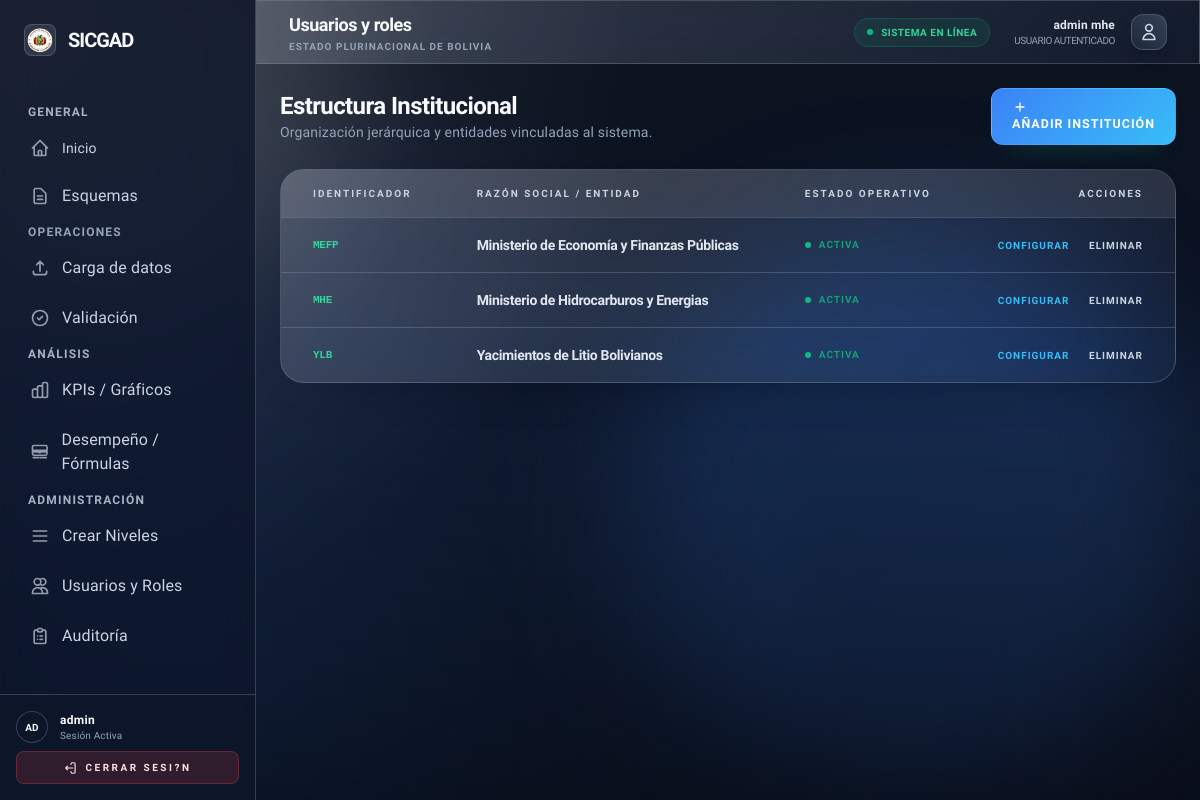
The app's page /accounts/institutions/ (signed in), older data.
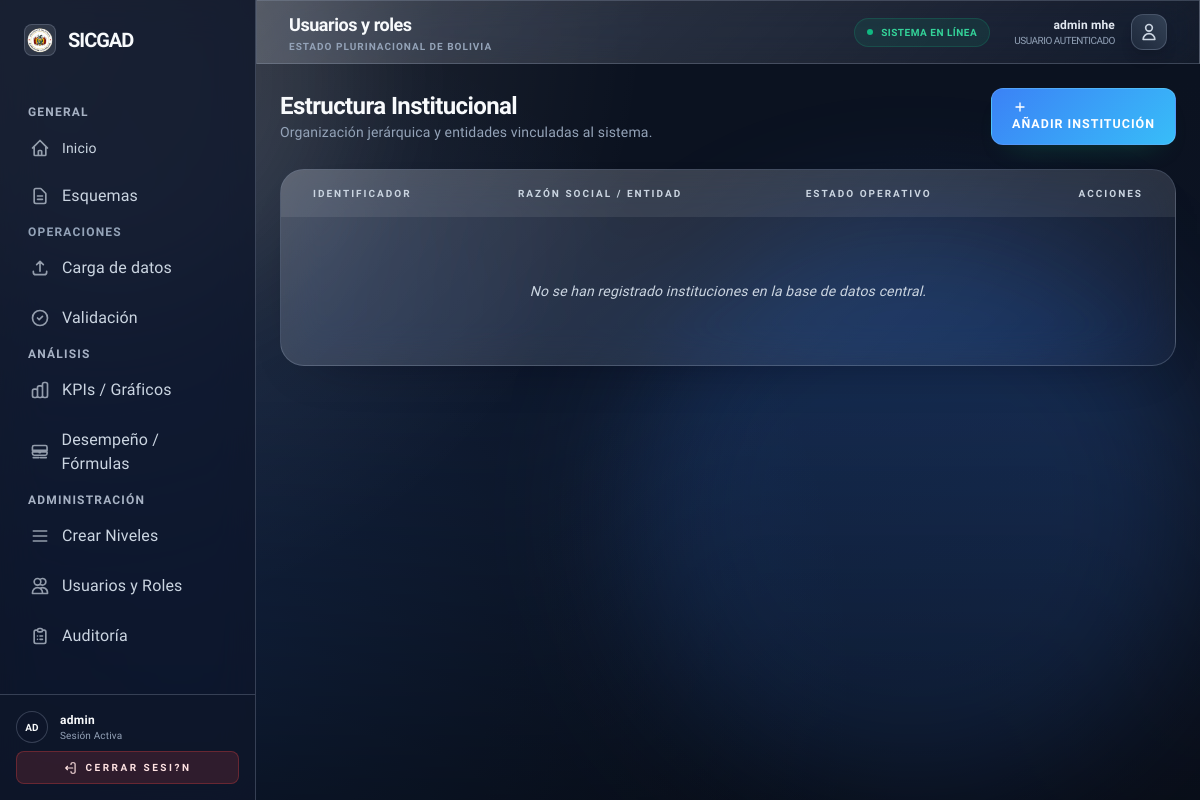
The same page, newer data.
### accounts/models.py (models this page shows, shortened)
class Institution(models.Model):
    code = models.CharField(max_length=20, unique=True)
    name = models.CharField(max_length=255)
    description = models.TextField(blank=True)
    is_active = models.BooleanField(default=True)
    created_at = models.DateTimeField(auto_now_add=True)
    updated_at = models.DateTimeField(auto_now=True)
    class Meta:
        ordering = ["code"]

### accounts/views.py (the view)
# urls.py: path("institutions/", institution_list, name="institution_list"),
@admin_required
def institution_list(request):
    institutions = Institution.objects.all().order_by("code")
    return render(
        request,
        "accounts/institution_list.html",
        {"institutions": institutions},
    )

### templates/accounts/institution_list.html (shortened to what this page needs)
{% extends "base.html" %}
{% block content %}
<div class="space-y-6 fade-in">
    <div class="flex flex-col md:flex-row md:items-center justify-between gap-4 mb-2">
        <div>
            <h2 class="text-2xl font-header font-bold text-white tracking-tight">Estructura Institucional</h2>
            <p class="text-slate-500 text-sm">Organización jerárquica y entidades vinculadas al sistema.</p>
        </div>
        <a href="{% url 'accounts:institution_create' %}" class="btn-primary glow-emerald">
            <svg class="w-4 h-4 mr-2" fill="none" stroke="currentColor" viewBox="0 0 24 24"><path stroke-linecap="round" stroke-linejoin="round" stroke-width="2" d="M12 6v6m0 0v6m0-6h6m-6 0H6"></path></svg>
            Añadir Institución
        </a>
    </div>
    <div class="glass-card rounded-3xl overflow-hidden border-white/5">
        <div class="overflow-x-auto">
            <table class="w-full text-left border-collapse">
                <thead>
                    <tr class="bg-white/[0.02] text-[10px] font-black text-slate-600 uppercase tracking-[0.2em]">
                        <th class="px-8 py-4">Identificador</th>
                        <th class="px-8 py-4">Razón Social / Entidad</th>
                        <th class="px-8 py-4">Estado Operativo</th>
                        <th class="px-8 py-4 text-right">Acciones</th>
                    </tr>
                </thead>
                <tbody class="text-sm">
                    {% for institution in institutions %}
                    <tr class="border-t border-white/5 hover:bg-white/[0.01] transition-colors group">
                        <td class="px-8 py-4 font-mono text-emerald-400 font-bold text-[11px] tracking-tight uppercase">{{ institution.code }}</td>
                        <td class="px-8 py-4">
                            <span class="text-slate-200 font-bold tracking-tight">{{ institution.name }}</span>
                        </td>
                        <td class="px-8 py-4">
                            {% if institution.is_active %}
                                <div class="flex items-center gap-2">
                                    <div class="w-1.5 h-1.5 rounded-full bg-emerald-500 glow-emerald"></div>
                                    <span class="text-[10px] font-black text-emerald-500/80 uppercase tracking-widest">Activa</span>
                                </div>
                            {% else %}
                                <div class="flex items-center gap-2 opacity-50">
                                    <div class="w-1.5 h-1.5 rounded-full bg-slate-600"></div>
                                    <span class="text-[10px] font-black text-slate-500 uppercase tracking-widest">Inactiva</span>
                                </div>
                            {% endif %}
                        </td>
                        <td class="px-8 py-4 text-right space-x-4">
                            <a href="{% url 'accounts:institution_edit' institution.pk %}" class="text-[10px] font-black text-sky-400 hover:text-sky-300 uppercase tracking-widest transition-colors">Configurar</a>
                            <a href="{% url 'accounts:institution_delete' institution.pk %}" class="text-[10px] font-black text-slate-600 hover:text-red-500 uppercase tracking-widest transition-colors">Eliminar</a>
                        </td>
                    </tr>
                    {% empty %}
                    <tr>
                        <td colspan="4" class="px-8 py-16 text-center text-slate-600 italic">No se han registrado instituciones en la base de datos central.</td>
                    </tr>
                    {% endfor %}
                </tbody>
            </table>
        </div>
    </div>
</div>
{% endblock %}

Row changes from the older to the newer data that the page shows:
removed Institution: code "MEFP", name "Ministerio de Economía y Finanzas Públicas", is_active True (drawn)
removed Institution: code "MHE", name "Ministerio de Hidrocarburos y Energias", is_active True (drawn)
removed Institution: code "YLB", name "Yacimientos de Litio Bolivianos", is_active True (drawn)
Text that changed along with them:
text now shown: "No se han registrado instituciones en la base de datos central."
